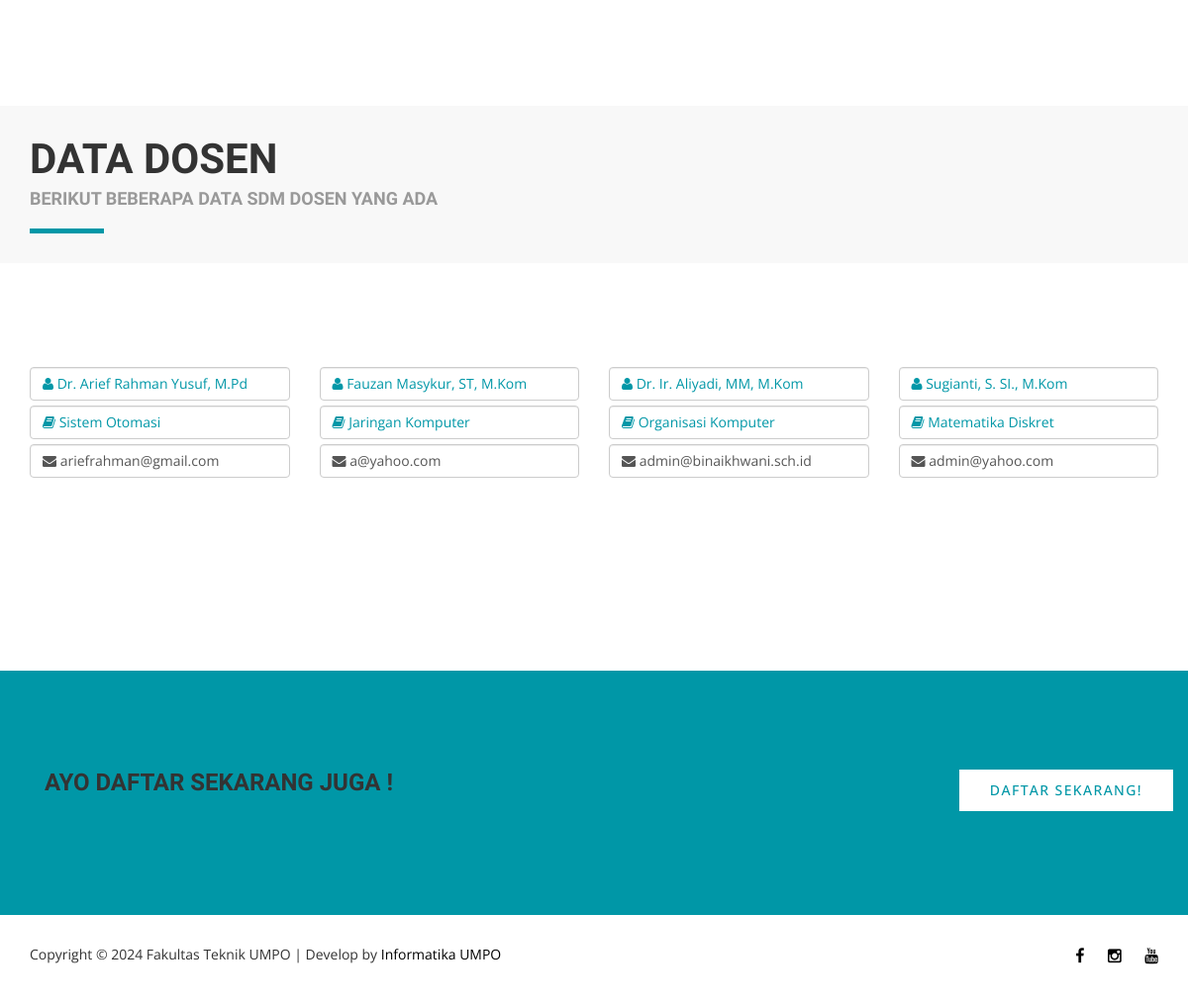
Screenshot of /guru.php with the database file from the repository.
### tables this page shows
CREATE TABLE `guru` (
  `id` int(5) NOT NULL,
  `nama` varchar(50) NOT NULL,
  `mapel` varchar(100) NOT NULL,
  `jabatan` varchar(50) NOT NULL,
  `email` varchar(100) NOT NULL,
  `foto` varchar(100) NOT NULL
);

### guru.php (the view, shortened to what this page needs)
<?php
include "pondasi/kepala.php";
?>
<body>
    <section id="content" class="single-wrapper">
        <div class="grey-background wow fadeIn">
            <div class="container">
                <div class="heading-block page-title wow fadeInUp">
                    <h1>Data Dosen</h1>
                    <h4 class="tagline">Berikut beberapa data SDM dosen yang ada</h4>
                </div>
            </div>
        </div>
        <div class="class-course">
            <div class="container">
                <div class="row">
                    <div class="teacher-nav wow fadeInUp" role="tablist" id="planTabs">
                        <ul class="no-margin no-padding">
                            <?php
                            include "admin/config/koneksi.php";
                            $sql = mysqli_query($conn, "SELECT * FROM guru");
                            while ($b = mysqli_fetch_assoc($sql)) {
                            ?>
                                <li role="presentation" class="col-md-3 active">
                                    <a href="#stelarobson" aria-controls="stelarobson" role="tab" data-toggle="tab">
                                        <a href="#" class="form-control" style="margin-top: 5px; color:#0097a7"><i class="fa fa-user"></i> <?php echo $b['nama'] ?></a>
                                        <a href="#" class="form-control" style="margin-top: 5px; color:#0097a7;"><i class="fa fa-book"></i> <?php echo $b['mapel'] ?></a>
                                        <a href="mailto:<?php echo $b['email'] ?>" class="form-control" style="margin-top: 5px; margin-bottom: 15px">
                                            <i class="fa fa-envelope"></i> <?php echo $b['email'] ?></a></br>
                                </li>
                            <?php } ?>
                        </ul>
                    </div>
                </div>
            </div>
        </div>
    </section>
    <footer id="footer">
        <div class="container">
            <div class="container">
                <div class="row">
                    <div class="col-md-8 pull-left wow fadeInUp">
                        <h3>Ayo Daftar Sekarang Juga !</h3>
                    </div>
                    <div class="col-md-4 wow fadeInUp">
                        <div class="button-normal white pull-right">
                            <a href="https://pmb.umpo.ac.id" class="no-margin">Daftar Sekarang!</a>
                        </div>
                    </div>
                </div>
            </div>
        </div>
    </footer>
    <?php
    include "pondasi/kaki.php";
    ?>
</body>
</html>

### css/style.css (style rules this page uses)
html { font-size: 62.5%; -webkit-font-smoothing: antialiased; height: 100%; }
body { word-wrap:break-word; -ms-word-wrap:break-word; font-family:'Open Sans', sans-serif; font-size: 14px; color: #333333; }
ol, ul { list-style: none; }
h1, h2, h3, h4, h5, h6 { font-family:'Dosis', sans-serif; font-weight: 700; text-transform: uppercase; margin-bottom: 20px; margin-top: 0; }
h1 { font-size: 42px; font-size: 4.2rem; line-height: 1.4; }
h3 { font-size: 24px; font-size: 2.4rem; line-height: 1.11111; }
h4 { font-size: 18px; font-size: 1.8rem; line-height: 1.125; }
a { cursor: pointer; outline: none; color: #000; text-decoration: none !important; -webkit-transition: all .2s ease-in-out; -o-transition: all .2s ease-in-out; transition: all .2s ease-in-out; }
.no-padding { padding: 0 !important; }
.no-margin { margin: 0 !important; }
button.button-normal, .button-normal a { display: inline-block; padding: 10px 30px; text-transform: uppercase; letter-spacing: 0.1em !important; font-size: 14px; font-weight: 500; margin: 30px 0; }
button.button-normal.white, .button-normal.white a { background-color: #ffffff; border: 1px solid #ffffff; color: #0097a7; }
.single-wrapper { padding-top: 107px; }
.grey-background { background-color: #f8f8f8; }
.page-title { padding: 25px 0px 30px 0px; }
.heading-block:after { content:''; display: block; margin: 30px 0; width: 50px; border-top: 2px solid #0097a7; }
.heading-block h4.tagline { color: #999999; }
.heading-block.page-title:after { content:''; display: block; margin: 10px 0 0 0; width: 75px; border-top: 5px solid #0097a7; }
.heading-block.page-title h1 { margin-bottom: 0; }
.class-course { padding: 100px 0; }
.teacher-nav { margin-bottom: 60px; overflow: hidden; }
.teacher-nav li { float: left; }
#footer { background-color: #0097a7; padding: 100px 0; }

### rows the page displays
guru: nama "Dr. Arief Rahman Yusuf, M.Pd", mapel "Sistem Otomasi", email "ariefrahman@gmail.com"
guru: nama "Fauzan Masykur, ST, M.Kom", mapel "Jaringan Komputer", email "a@yahoo.com"
guru: nama "Dr. Ir. Aliyadi, MM, M.Kom", mapel "Organisasi Komputer", email "admin@binaikhwani.sch.id"
guru: nama "Sugianti, S. SI., M.Kom", mapel "Matematika Diskret", email "admin@yahoo.com"
